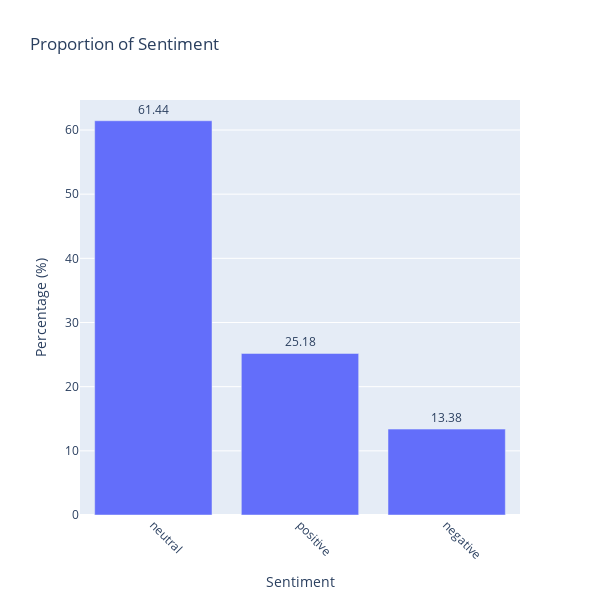

Notebook source saved alongside this figure:
### Code cell
#Proportion of sentiments 
y_counts = df_all['sentiment'].value_counts(normalize=True) * 100

fig = px.bar(x=y_counts.index, y=y_counts.values,
             labels={'x': 'Sentiment', 'y': 'Percentage (%)'},
             title='Proportion of Sentiment',
             text=y_counts.values)
fig.update_traces(texttemplate='%{text:.2f}', textposition='outside')
fig.update_layout(xaxis=dict(tickangle=45), height=600, width=600)
fig.show()

### Figure 1 — Plotly figure (JSON) as saved in the notebook; plotly's stock layout.template omitted (floating-point values rounded to 4 significant figures)
{"data": [{"alignmentgroup": "True", "hovertemplate": "Sentiment=%{x}<br>Percentage (%)=%{y}<br>text=%{text}<extra></extra>", "legendgroup": "", "marker": {"color": "#636efa", "pattern": {"shape": ""}}, "name": "", "offsetgroup": "", "orientation": "v", "showlegend": false, "text": [61.44, 25.18, 13.38], "textposition": "outside", "texttemplate": "%{text:.2f}", "type": "bar", "x": ["neutral", "positive", "negative"], "xaxis": "x", "y": [61.44, 25.18, 13.38], "yaxis": "y"}], "layout": {"barmode": "relative", "height": 600, "legend": {"tracegroupgap": 0}, "title": {"text": "Proportion of Sentiment"}, "width": 600, "xaxis": {"anchor": "y", "autorange": true, "domain": [0, 1], "range": [-0.5, 2.5], "tickangle": 45, "title": {"text": "Sentiment"}, "type": "category"}, "yaxis": {"anchor": "x", "autorange": true, "domain": [0, 1], "range": [0, 64.67], "title": {"text": "Percentage (%)"}, "type": "linear"}}}
